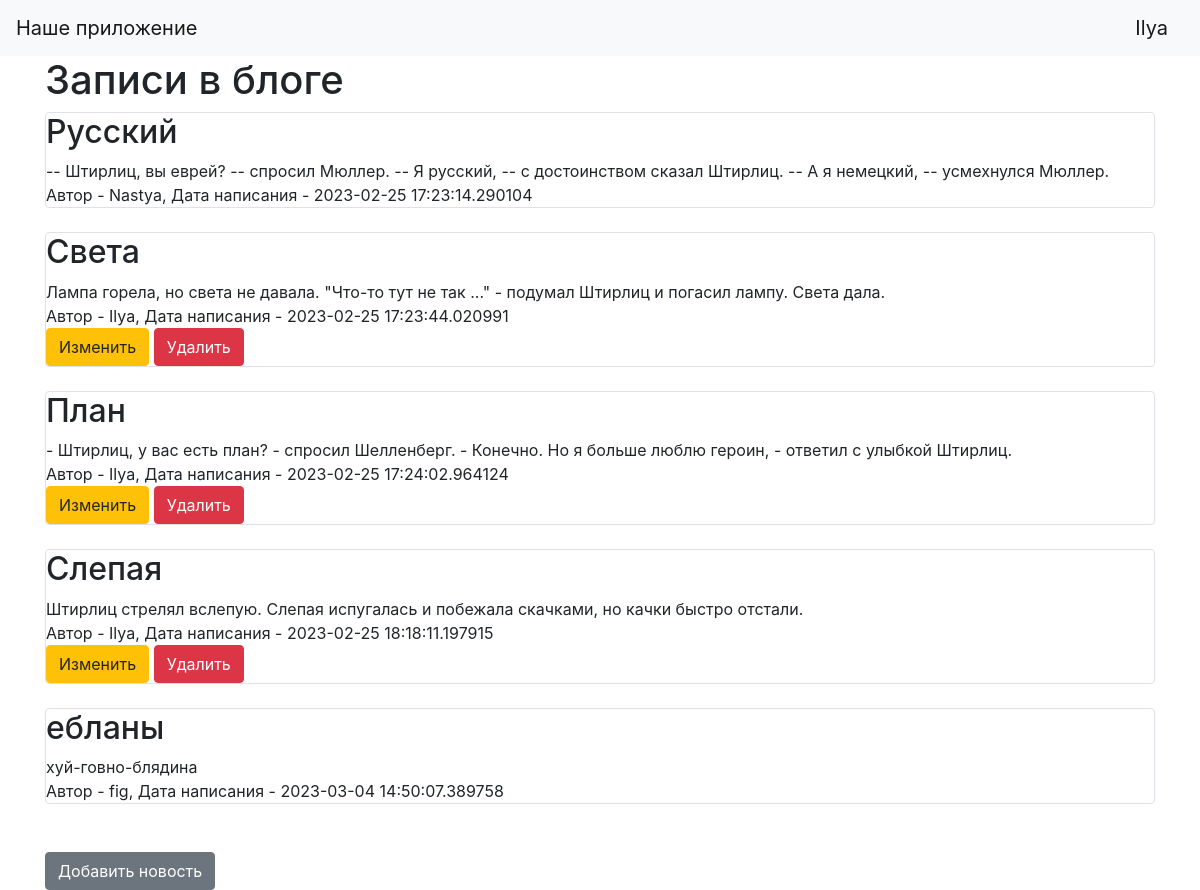
The page / (signed in) on the database its author committed.
### data/users.py (models this page shows, shortened)
class UserPassword():
    def set_password(self, password):
        self.hashed_password = generate_password_hash(password)

class User(SqlAlchemyBase, UserPassword, UserMixin, SerializerMixin):
    __tablename__ = 'users'
    id = sqlalchemy.Column(sqlalchemy.Integer,
                           primary_key=True, autoincrement=True)
    name = sqlalchemy.Column(sqlalchemy.String, nullable=True)
    about = sqlalchemy.Column(sqlalchemy.String, nullable=True)
    email = sqlalchemy.Column(sqlalchemy.String,
                              index=True, unique=True, nullable=True)
    hashed_password = sqlalchemy.Column(sqlalchemy.String, nullable=True)
    created_date = sqlalchemy.Column(sqlalchemy.DateTime,
                                     default=datetime.datetime.now)
    news = orm.relationship("News", back_populates='user')

### data/news.py (models this page shows)
class News(SqlAlchemyBase, SerializerMixin):
    __tablename__ = 'news'
    id = sqlalchemy.Column(sqlalchemy.Integer,
                           primary_key=True, autoincrement=True)
    title = sqlalchemy.Column(sqlalchemy.String, nullable=True)
    content = sqlalchemy.Column(sqlalchemy.String, nullable=True)
    created_date = sqlalchemy.Column(sqlalchemy.DateTime,
                                     default=datetime.datetime.now)
    is_private = sqlalchemy.Column(sqlalchemy.Boolean, default=True)
    user_id = sqlalchemy.Column(sqlalchemy.Integer,
                                sqlalchemy.ForeignKey("users.id"))
    user = orm.relationship('User')
    categories = orm.relationship("Category",
                                  secondary="association",
                                  backref="news")

### blog.py (the view)
@app.route("/")
def index():
    db_sess = db_session.create_session()
    if current_user.is_authenticated:
        news = db_sess.query(News).filter(
            (News.user == current_user) | (News.is_private != True))
    else:
        news = db_sess.query(News).filter(News.is_private != True)
    return render_template("index.html", news=news)

### blog.py (called while the page is built)
@login_manager.user_loader
def load_user(user_id):
    db_sess = db_session.create_session()
    return db_sess.query(User).get(user_id)

### data/db_session.py (called while the page is built)
def create_session() -> Session:
    global __factory
    return __factory()

### templates/index.html
{% extends "base.html" %}
{% block content %}
    <h1>Записи в блоге</h1>
    {% for item in news %}
        <div class="col-md6 border rounded">
            <h2>{{item.title}}</h2>
            <div>
                {{item.content}}
            </div>
            <div>
                Автор - {{item.user.name}}, Дата написания - {{item.created_date}}
            </div>
            {% if current_user.is_authenticated and current_user == item.user %}
                <div>
                    <a href="/news/{{ item.id }}" class="btn btn-warning">
                        Изменить
                    </a>
                    <a href="/news_delete/{{ item.id }}" class="btn btn-danger">
                        Удалить
                    </a>
                </div>
            {% endif %}
        </div>
        <br>
    {% endfor %}
    <br>
    {% if current_user.is_authenticated %}
    <a href="news" class="btn btn-secondary">Добавить новость</a>
    {% endif %}
{% endblock %}

### templates/base.html (shortened to what this page needs)
<!doctype html>
<html lang="en">
<head>
    <link rel="stylesheet"
          href="https://stackpath.bootstrapcdn.com/bootstrap/4.4.1/css/bootstrap.min.css"
>
</head>
<body>
<header>
    <nav class="navbar navbar-light bg-light">
        <a class="navbar-brand" href="#">Наше приложение</a>
        {% if current_user.is_authenticated %}
            <a class="navbar-brand" href="/logout">{{ current_user.name }}</a>
        {% else %}
            <p>
                <a class="btn btn-primary " href="/register">Зарегистрироваться</a>
                <a class="btn btn-success" href="/login">Войти</a>
            </p>
        {% endif %}
    </nav>
</header>
<main role="main" class="container">
    {% block content %}{% endblock %}
</main>
</body>
</html>

### rows shown on the page
User: name "Ilya"
News: title "Русский", content "-- Штирлиц, вы еврей? -- спросил Мюллер. -- Я русский, -- с достоинством сказал Штирлиц. -- А я немецкий, -- усмехнулся Мюллер.", user.name "Nastya", created_date "2023-02-25 17:23:14.290104"
News: title "Света", content "Лампа горела, но света не давала. \"Что-то тут не так ...\" - подумал Штирлиц и погасил лампу. Света дала.", user.name "Ilya", created_date "2023-02-25 17:23:44.020991"
News: title "План", content "- Штирлиц, у вас есть план? - спросил Шелленберг. - Конечно. Но я больше люблю героин, - ответил с улыбкой Штирлиц.", user.name "Ilya", created_date "2023-02-25 17:24:02.964124"
News: title "Слепая", content "Штирлиц стрелял вслепую. Слепая испугалась и побежала скачками, но качки быстро отстали.", user.name "Ilya", created_date "2023-02-25 18:18:11.197915"
News: title "ебланы", content "хуй-говно-блядина", user.name "fig", created_date "2023-03-04 14:50:07.389758"
